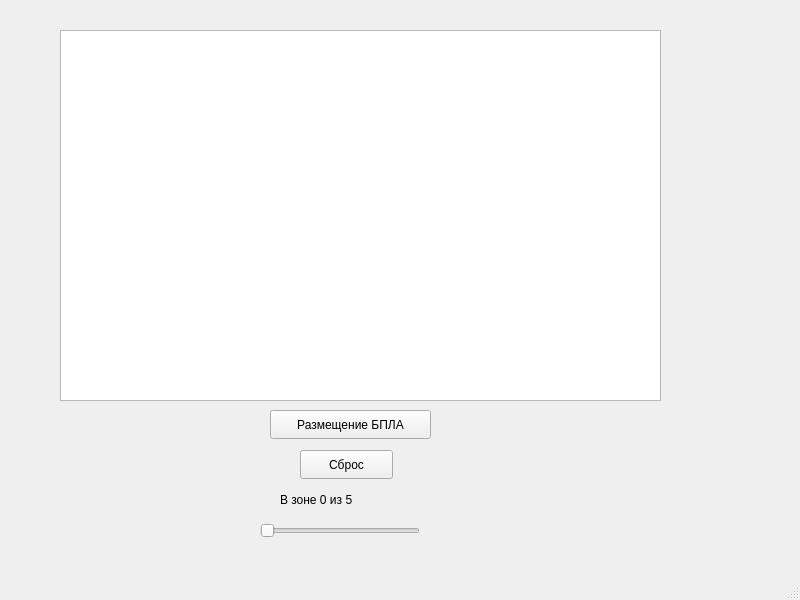
<?xml version="1.0" encoding="UTF-8"?>
<ui version="4.0">
 <class>MainWindow</class>
 <widget class="QMainWindow" name="MainWindow">
  <property name="geometry">
   <rect>
    <x>0</x>
    <y>0</y>
    <width>800</width>
    <height>600</height>
   </rect>
  </property>
  <property name="windowTitle">
   <string>MainWindow</string>
  </property>
  <widget class="QWidget" name="centralwidget">
   <widget class="QPushButton" name="btnPlace">
    <property name="geometry">
     <rect>
      <x>270</x>
      <y>410</y>
      <width>161</width>
      <height>29</height>
     </rect>
    </property>
    <property name="text">
     <string>Размещение БПЛА</string>
    </property>
   </widget>
   <widget class="QPushButton" name="btnReset">
    <property name="geometry">
     <rect>
      <x>300</x>
      <y>450</y>
      <width>93</width>
      <height>29</height>
     </rect>
    </property>
    <property name="text">
     <string>Сброс</string>
    </property>
   </widget>
   <widget class="QSlider" name="sliderRadius">
    <property name="geometry">
     <rect>
      <x>260</x>
      <y>520</y>
      <width>160</width>
      <height>22</height>
     </rect>
    </property>
    <property name="orientation">
     <enum>Qt::Orientation::Horizontal</enum>
    </property>
   </widget>
   <widget class="QLabel" name="labelInZone">
    <property name="geometry">
     <rect>
      <x>280</x>
      <y>490</y>
      <width>131</width>
      <height>20</height>
     </rect>
    </property>
    <property name="text">
     <string>В зоне 0 из 5</string>
    </property>
   </widget>
   <widget class="QGraphicsView" name="graphicsView">
    <property name="geometry">
     <rect>
      <x>60</x>
      <y>30</y>
      <width>601</width>
      <height>371</height>
     </rect>
    </property>
   </widget>
  </widget>
  <widget class="QMenuBar" name="menubar">
   <property name="geometry">
    <rect>
     <x>0</x>
     <y>0</y>
     <width>800</width>
     <height>26</height>
    </rect>
   </property>
  </widget>
  <widget class="QStatusBar" name="statusbar"/>
 </widget>
 <resources/>
 <connections/>
</ui>
